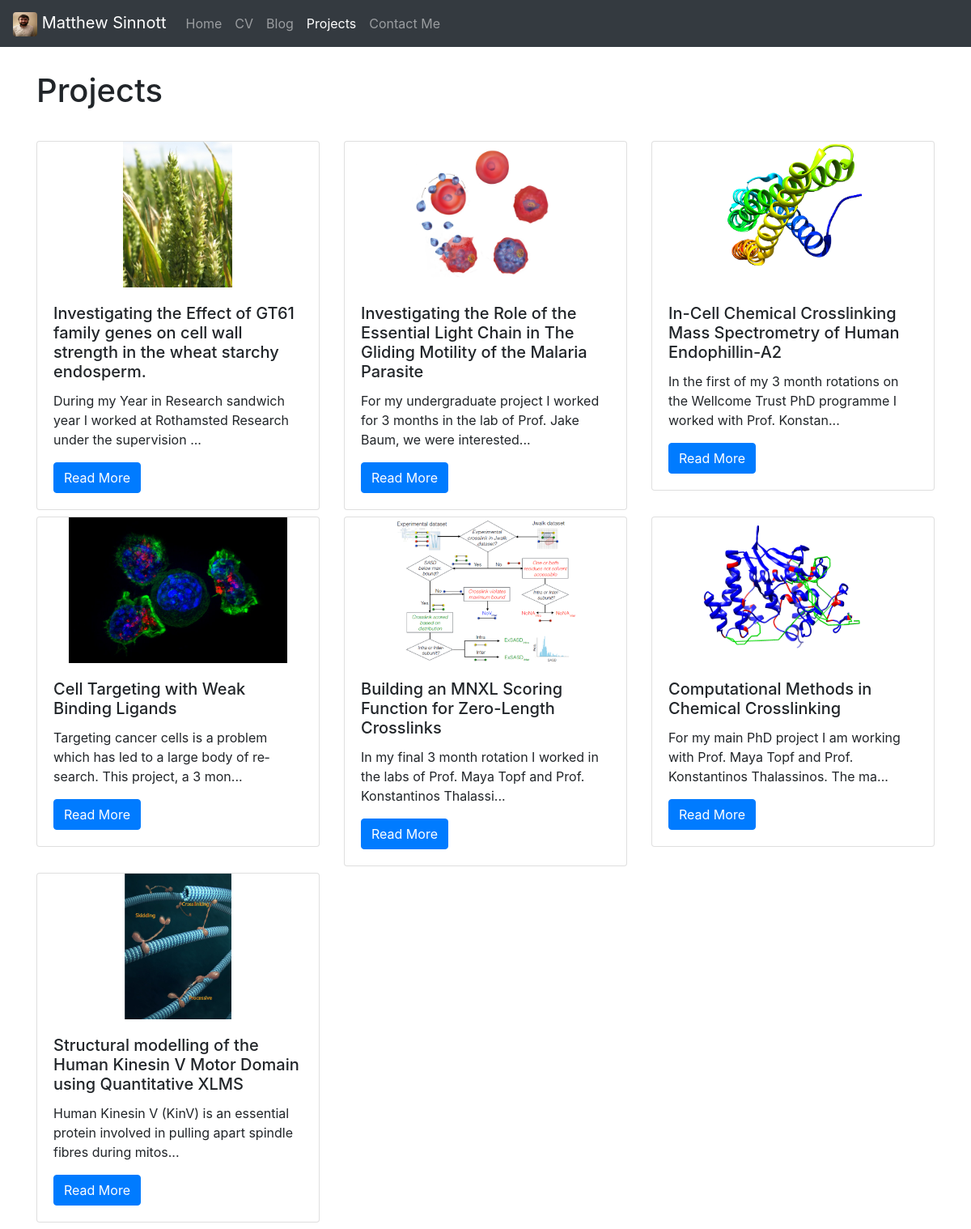
/projects/, run on the app's committed database.
### projects/models.py (models this page shows)
class Project(models.Model):
    title = models.CharField(max_length=100)
    description = models.TextField()
    technology = models.CharField(max_length=200)
    image = models.FilePathField(path="/img")

### projects/views.py (the view)
# urls.py: path("", views.project_index, name="project_index"),
def project_index(request):
    projects = Project.objects.all()
    context = {
        'projects': projects
    }
    return render(request, 'project_index.html', context)

### projects/templates/project_index.html
{% extends "base.html" %}
{% load static %}
{% block page_content %}
<div class="container">
    <h1>Projects</h1>
    <div class="row">
    {% for project in projects %}
        <div class="col-md-4">
            <div class="card mb-2">
                <img class="card-img-top" src="{% static project.image %}">
                <div class="card-body">
                    <h5 class="card-title">{{ project.title }}</h5>
                    <p class="card-text">{{ project.description | slice:":100" }}...</p>
                    <a href="{% url 'project_detail' project.pk %}"
                    class="btn btn-primary">
                        Read More
                    </a>
                </div>
            </div>
        </div>
        {% endfor %}
    </div>
</div>
{% endblock %}

### personal_portfolio/static/css/style.css (style rules this page uses)
body { opacity: 1; transition: 0.7s opacity; }
h1 { padding-top: 30px; padding-bottom: 30px; }
.card-img-top { width: 80%; height: 15vw; object-fit: scale-down; margin-left: auto; margin-right: auto; }
.card-body { hyphens: auto; }

### data on the page
Project: image (picture), title "Investigating the Effect of GT61 family genes on cell wall strength in the wheat starchy endosperm.", description "During my Year in Research sandwich year I worked at Rothamsted Research under the supervision"
Project: image (picture), title "Investigating the Role of the Essential Light Chain in The Gliding Motility of the Malaria Parasite", description "For my undergraduate project I worked for 3 months in the lab of Prof. Jake Baum, we were interested"
Project: image (picture), title "In-Cell Chemical Crosslinking Mass Spectrometry of Human Endophillin-A2", description "In the first of my 3 month rotations on the Wellcome Trust PhD programme I worked with Prof. Konstan"
Project: image (picture), title "Cell Targeting with Weak Binding Ligands", description "Targeting cancer cells is a problem which has led to a large body of research. This project, a 3 mon"
Project: image (picture), title "Building an MNXL Scoring Function for Zero-Length Crosslinks", description "In my final 3 month rotation I worked in the labs of Prof. Maya Topf and Prof. Konstantinos Thalassi"
Project: image (picture), title "Computational Methods in Chemical Crosslinking", description "For my main PhD project I am working with Prof. Maya Topf and Prof. Konstantinos Thalassinos. The ma"
Project: image (picture), title "Structural modelling of the Human Kinesin V Motor Domain using Quantitative XLMS", description "Human Kinesin V (KinV) is an essential protein involved in pulling apart spindle fibres during mitos"
